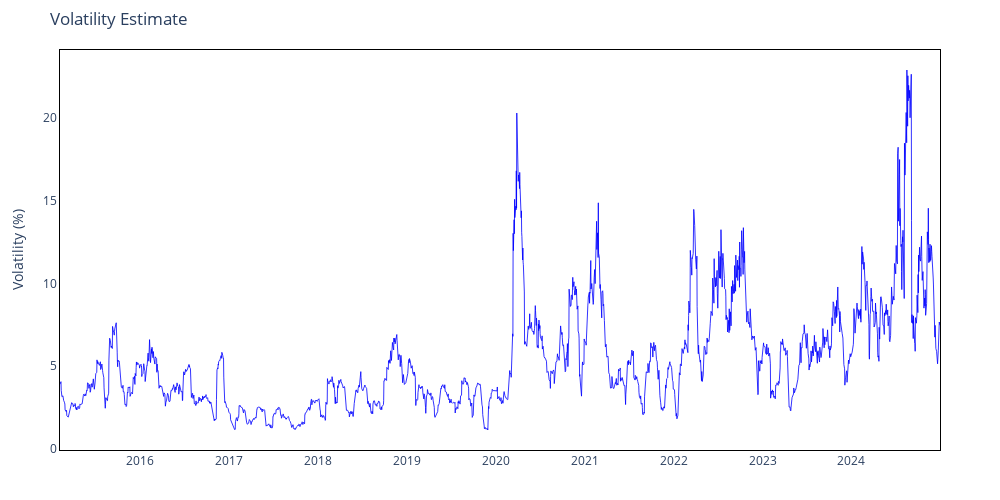
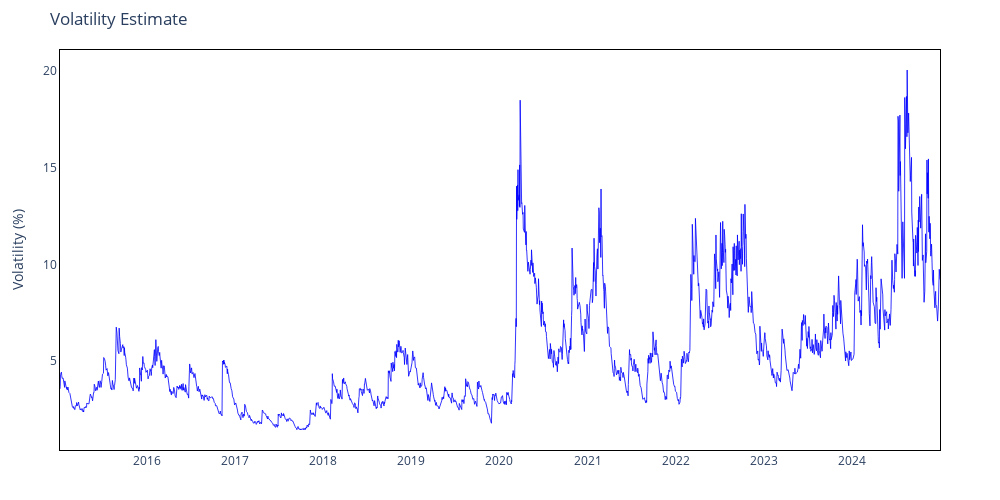

Notebook source saved alongside these figures, in order:
### Code cell
fig_ma_vol = IP.plot_volatility(result_ma["Volatility"])
fig_rm_vol = IP.plot_volatility(result_rm["Volatility"])

### Figure 1 — Plotly figure (JSON) as saved in the notebook; plotly's stock layout.template omitted (floating-point values rounded to 4 significant figures; data arrays with more than 128 entries replaced by an {"elided": "..."} marker saying what was removed)
{"data": [{"hovertemplate": "Date: %{x}<br>Volatility: %{y:.2f}%", "line": {"color": "blue", "width": 0.8}, "mode": "lines", "name": "Volatility", "type": "scatter", "x": {"elided": "2293 str values"}, "y": {"elided": "2293 float values"}}], "layout": {"height": 500, "hovermode": "x unified", "margin": {"b": 50, "l": 60, "r": 60, "t": 50}, "paper_bgcolor": "white", "plot_bgcolor": "white", "title": {"text": "Volatility Estimate"}, "width": 1000, "xaxis": {"linecolor": "black", "linewidth": 1, "mirror": true, "showline": true}, "yaxis": {"linecolor": "black", "linewidth": 1, "mirror": true, "showline": true, "title": {"text": "Volatility (%)"}}}}

### Figure 2 — Plotly figure (JSON) as saved in the notebook; plotly's stock layout.template omitted (floating-point values rounded to 4 significant figures; data arrays with more than 128 entries replaced by an {"elided": "..."} marker saying what was removed)
{"data": [{"hovertemplate": "Date: %{x}<br>Volatility: %{y:.2f}%", "line": {"color": "blue", "width": 0.8}, "mode": "lines", "name": "Volatility", "type": "scatter", "x": {"elided": "2312 str values"}, "y": {"elided": "2312 float values"}}], "layout": {"height": 500, "hovermode": "x unified", "margin": {"b": 50, "l": 60, "r": 60, "t": 50}, "paper_bgcolor": "white", "plot_bgcolor": "white", "title": {"text": "Volatility Estimate"}, "width": 1000, "xaxis": {"linecolor": "black", "linewidth": 1, "mirror": true, "showline": true}, "yaxis": {"linecolor": "black", "linewidth": 1, "mirror": true, "showline": true, "title": {"text": "Volatility (%)"}}}}
